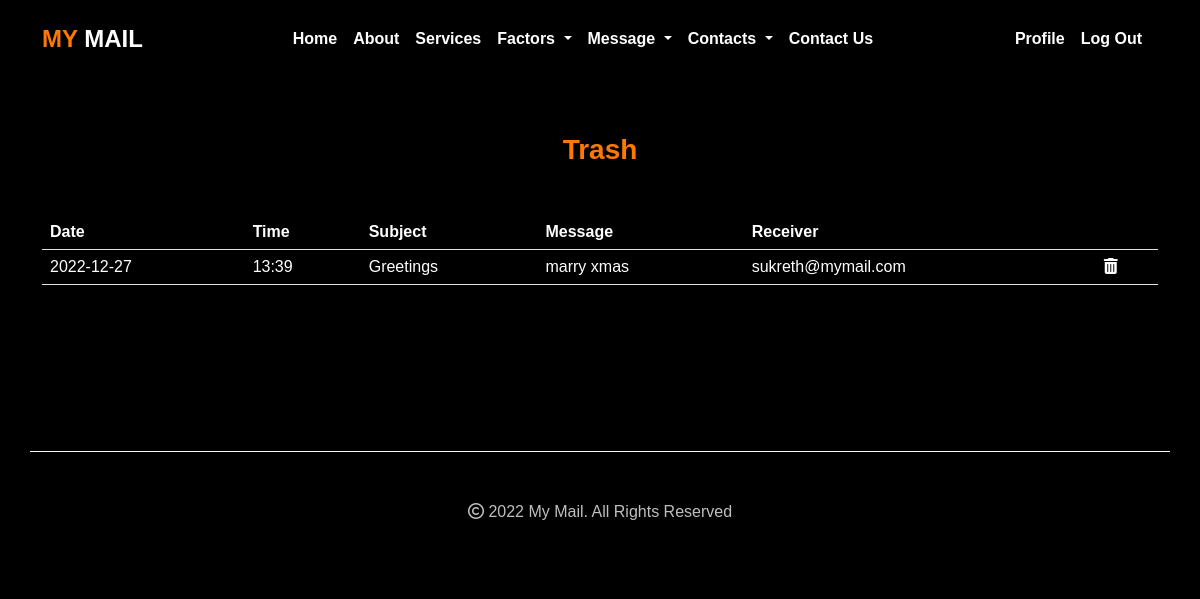
/trash/ (signed in), run on the app's committed database.
### user/models.py (models this page shows)
class trash_tb(models.Model):
    messageid=models.ForeignKey(message_tb,on_delete=models.CASCADE)
    receiverid=models.ForeignKey(user_register_tb,on_delete=models.CASCADE)
    date=models.CharField(max_length=20)
    time=models.CharField(max_length=20)

class message_tb(models.Model):
    senderid=models.ForeignKey(user_register_tb,on_delete=models.CASCADE,related_name="sender")
    receiverid=models.ForeignKey(user_register_tb,on_delete=models.CASCADE,related_name="receiver")
    subject=models.CharField(max_length=20)
    message=models.CharField(max_length=20)
    date=models.CharField(max_length=20)
    time=models.CharField(max_length=20)
    status=models.CharField(max_length=20,default="pending")
    filter_status=models.CharField(max_length=20,default="pending")

class user_register_tb(models.Model):
    name=models.CharField(max_length=20)
    address=models.CharField(max_length=20)
    gender=models.CharField(max_length=20)
    phone=models.CharField(max_length=20)
    countryid=models.ForeignKey(country_tb,on_delete=models.CASCADE)
    stateid=models.ForeignKey(state_tb,on_delete=models.CASCADE)
    security_questions=models.CharField(max_length=20)
    answers=models.CharField(max_length=20)
    dob=models.CharField(max_length=20)
    username=models.CharField(max_length=20)
    password=models.CharField(max_length=20)

### user/views.py (the view)
# urls.py: path('trash/',userview.trash,name="trash"),
def trash(request):
    receiver=request.session['id']
    viewtrash=trash_tb.objects.filter(receiverid=receiver)
    return render(request,'trash.html',{"view":viewtrash})

### templates/trash.html (shortened to what this page needs)
<html>
    <head>
		<link rel="stylesheet" href="/static/css/bootstrap.css">
    	<link rel="stylesheet" href="/static/style.css">
	</head>
<body class="bg-black">
  <header class="bg-black fixed-top">
    <div class="py-2">
	  <nav class="navbar navbar-expand-lg label" data-bs-theme="dark">
	    <div class="container">
		  <a class="navbar-brand fs-4 text-white" href="{% url 'userhome' %}"><span style="color: #ff7800;">MY</span> MAIL</a>
			  <div class="collapse navbar-collapse justify-content-center" id="navbarSupportedContent">
				<ul class="navbar-nav mb-2 mb-lg-0">
				  <li class="nav-item">
					<a class="nav-link nav-color" aria-current="page" href="{% url 'userhome' %}">Home</a>
				  </li>
				  <li class="nav-item">
					<a class="nav-link nav-color" href="#">About</a>
				  </li>
				  <li class="nav-item">
					<a class="nav-link nav-color" href="#">Services</a>
				  </li>
				  <li class="nav-item dropdown">
					<a class="nav-link dropdown-toggle nav-color" href="#" role="button" data-bs-toggle="dropdown" aria-expanded="false">
					  Factors
					</a>
				  </li>
          		  <li class="nav-item dropdown">
            		<a class="nav-link dropdown-toggle nav-color" href="#" role="button" data-bs-toggle="dropdown" aria-expanded="false">
              		  Message
                    </a>
                  </li>
				  <li class="nav-item dropdown">
            		<a class="nav-link dropdown-toggle nav-color" href="#" role="button" data-bs-toggle="dropdown" aria-expanded="false">
              		  Contacts
                    </a>
                  </li>
				  <li class="nav-item">
					<a class="nav-link nav-color" href="#">Contact Us</a>
				  </li>
				</ul>
			  </div>
			  <div class="">
				<ul class="navbar-nav me-2">
				  <li class="nav-item">
					<a class="nav-link nav-color" href="">Profile</a>
				  </li>
				  <li>
					<a class="nav-link nav-color" href="{% url 'logout' %}">Log Out</a>
				  </li>
				</ul>
			  </div>
			</div>
	   </nav>
	  </div>
	</header>
  <div class="container section-2">
    <h3 class="col-orange label mb-5 text-center">Trash</h3>
      <table class="table table-responsive text-white">
        <tr>
          <th>Date</th>
          <th>Time</th>
          <th>Subject</th>
		  <th>Message</th>
		  <th>Receiver</th>
		  <th></th>
        </tr>
          {% for v in view %}
		<tr>
		  	<td>{{v.date}}</td>
          	<td>{{v.time}}</td>
          	<td>{{v.messageid.subject}}</td>
          	<td>{{v.messageid.message}}</td>
		  	<td>{{v.receiverid.username}}</td>
			<td><a href="{% url 'delete_trash' v.id %}" class="text-white" title="Delete"><i class="fa-solid fa-trash-can"></i></a></td>
        </tr>
		  {% endfor %}
      </table>
  </div>
  <footer class="container py-5 border-top border-light">
    <div class="text-white text-center opacity-75">
        <i class="fa-regular fa-copyright"></i> 2022 My Mail. All Rights Reserved
    </div>
  </footer>
</body>
</html>

### static/style.css (style rules this page uses)
body { font-family: 'Outfit', sans-serif; }
.bg-black { background: black; }
.section-2 { padding-top: 133px; padding-bottom: 150px; }
a { text-decoration: none; }
i { text-align: center; }
.nav-color { color: white; }
.label { font-weight: 700; }
.col-orange { color: #ff7800; }

### data on the page
trash_tb: date "2022-12-27", time "13:39", messageid.subject "Greetings", messageid.message "marry xmas", receiverid.username "sukreth@mymail.com"
